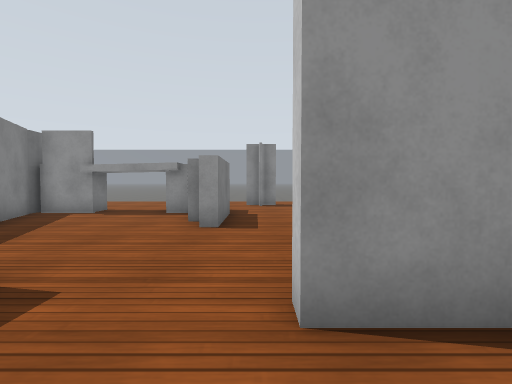
View 1 (above)

22 first-person views from a walk through a world built for the Gazebo simulator. The camera is 0.94 m above the floor, tilts 2° down and sees 85° across. The floor is counted in squares, 1 m on a side. Each view is taken from the middle of a square. On the plan, view 1 faces up. The plan holds only what a view shows up to about 11 squares ahead; the rest is blank. Robots are left out. Simple patterns stand in for the simulator's built-in surfaces.

View 2
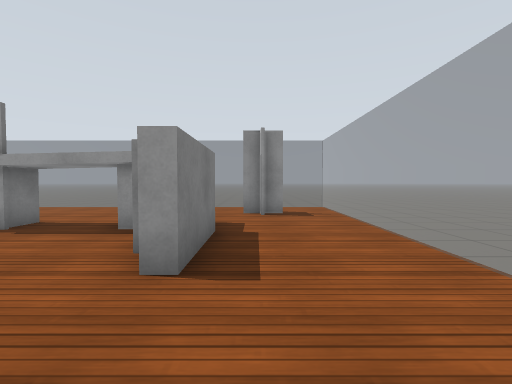

View 3
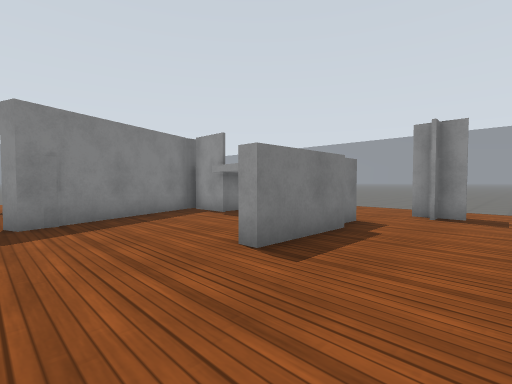

View 4
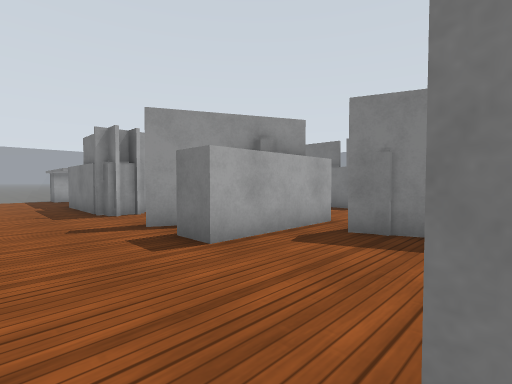

View 5
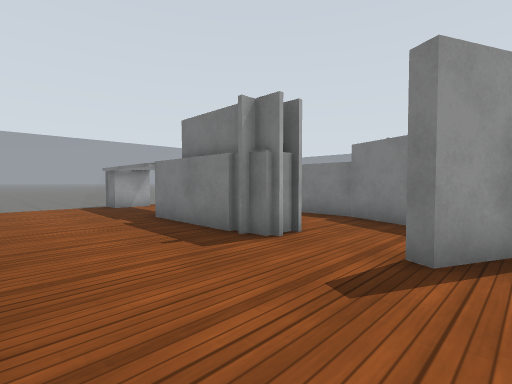

View 6
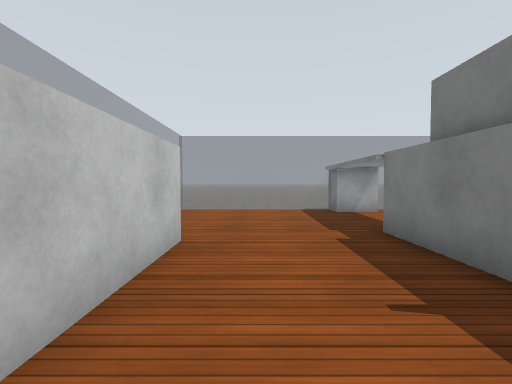

View 7
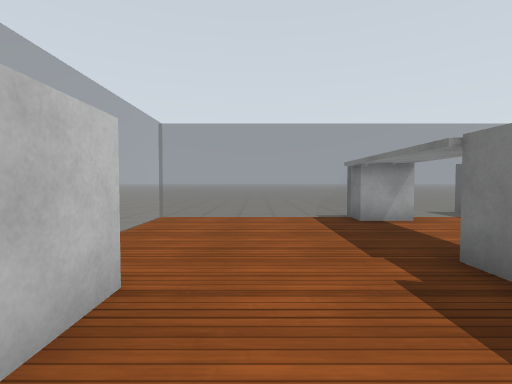

View 8
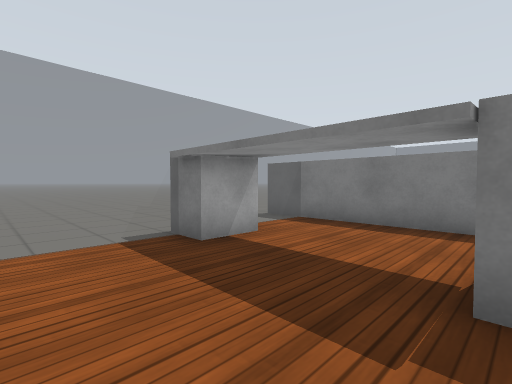

View 9
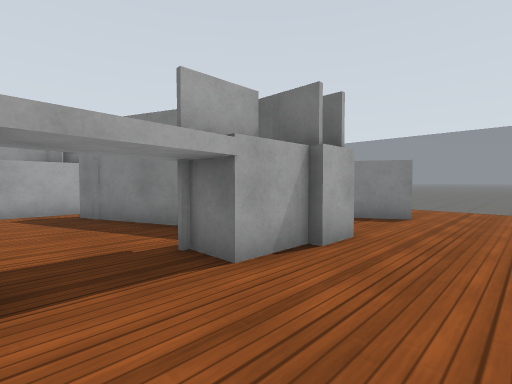

View 10
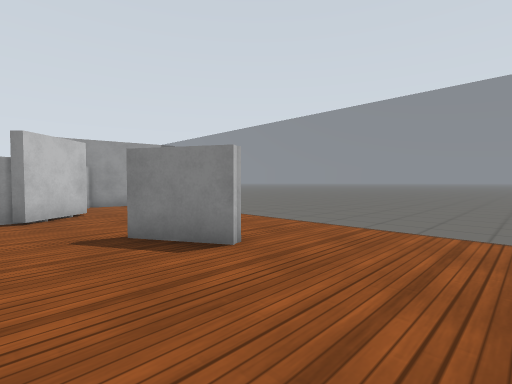

View 11
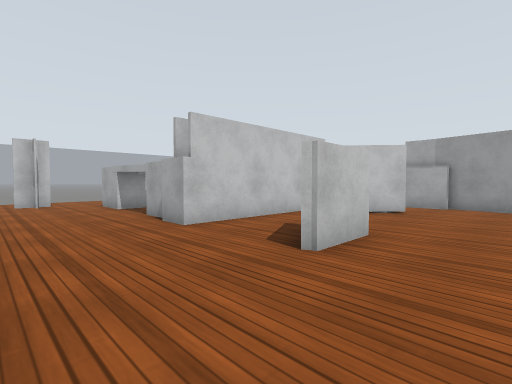

View 12
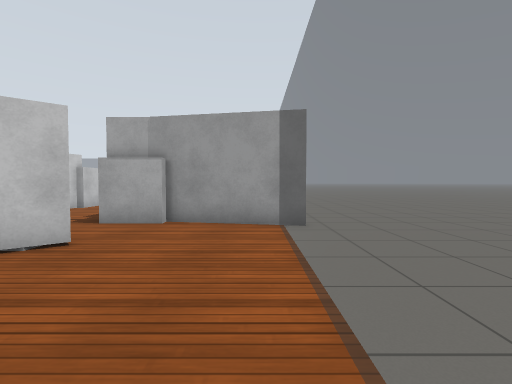

View 13
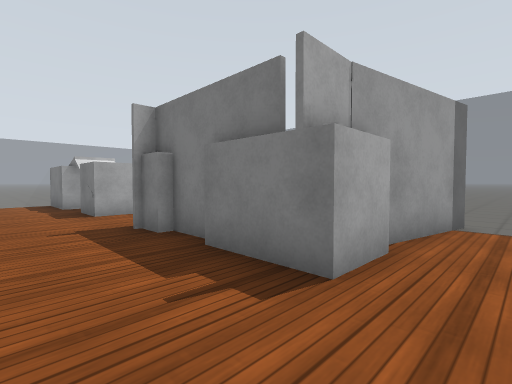

View 14
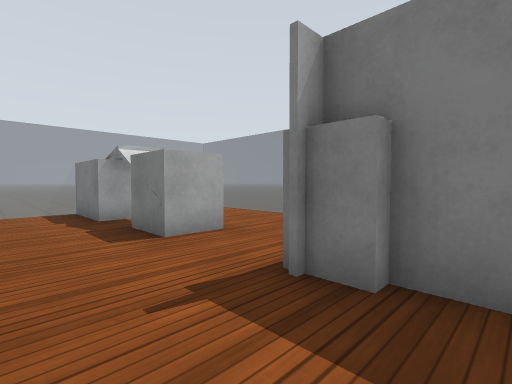

View 15
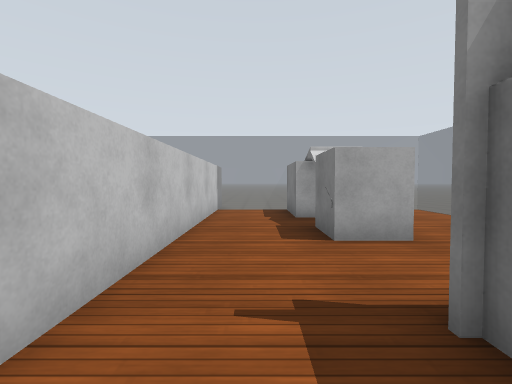

View 16
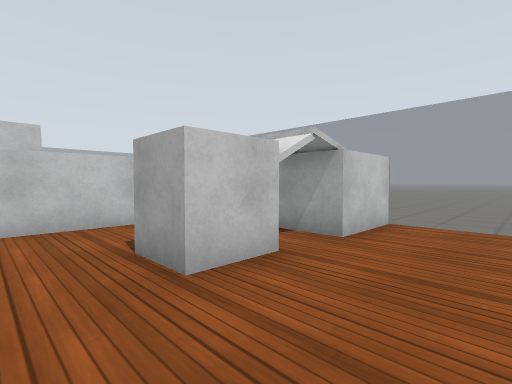

View 17
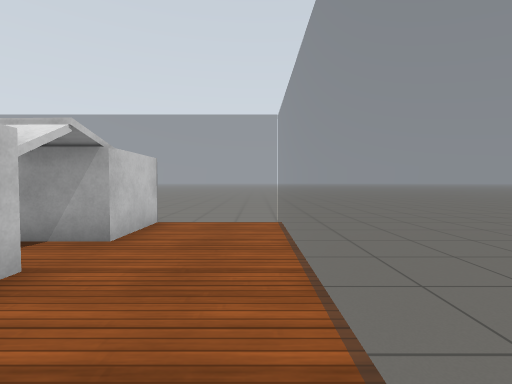

View 18
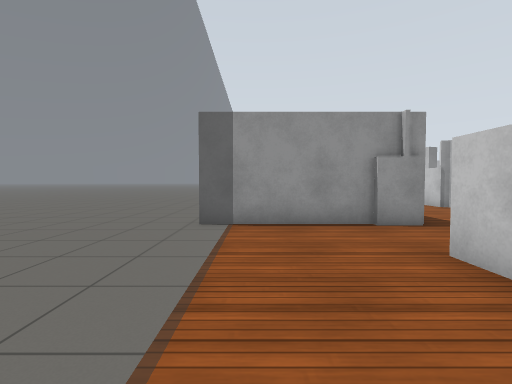

View 19
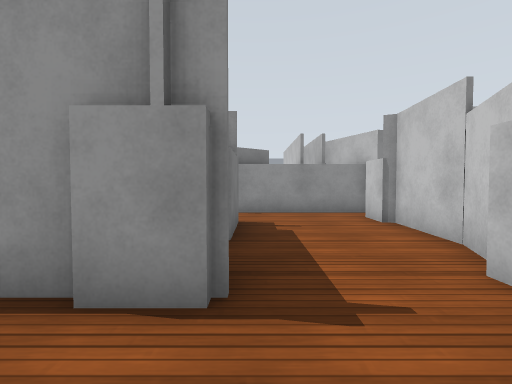

View 20
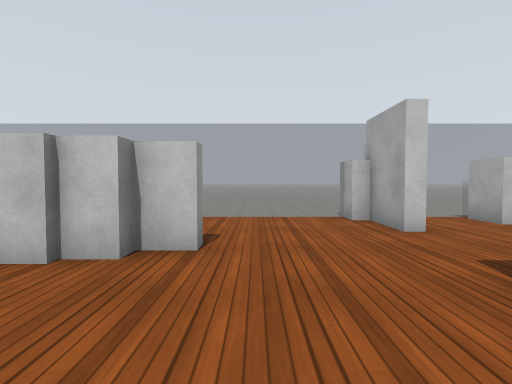

View 21
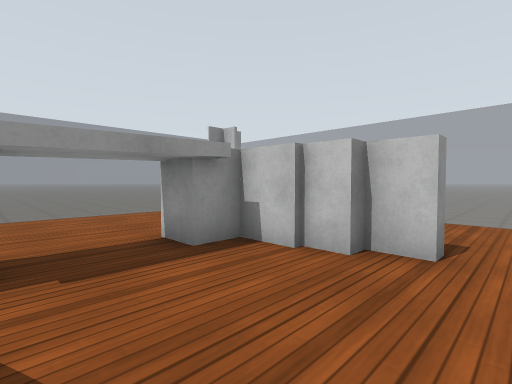

View 22
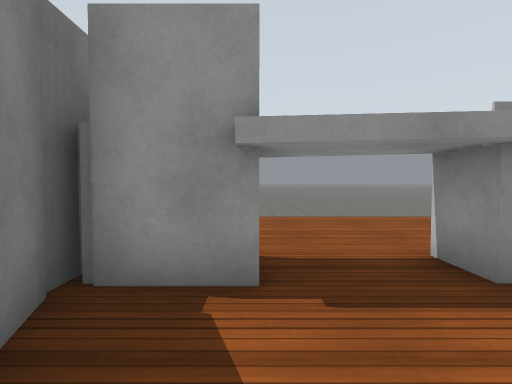

### Floor plan
Key: @ floor where view 1 was taken; # wall or solid block; x gap in a wall; . floor; = window, fence, low wall or low ledge; B white box.
Columns run from 14 left of view 1 to 3 right of it. Each row starts with its distance up from view 1.
 14       === =======.
 13  ................=
 12 =.............#..=
 11 =.............#..=
 10 =......B.........=
  9 =..##..BBBBBBB...=
  8 =..##..##BBBB#...=
  7 =......##....#...=
  6 =......##....#...=
  5 =....#.##........=
  4 =...######.......=
  3 =................=
  2 =#......####...#BB
  1   ##B...###......
  0    BB...# ##..@..=
 -1     #...#......##=
 -2     B...#..B...#
 -3 =####B..#..B...#
 -4 =.......#  B...#
 -5 =.......#  B...#
 -6 =...BB..# .B.....
 -7 =...x...#.BB.....
 -8 =...#...#.BB.....
 -9 =...BB..#.BB.....
-10 =...BB..#.BB.....=
-11 .=== ===#=BB=====.
-12 .......##. .......

Positions as (right, up) in squares from view 1, and headings:
1: (0, 0), facing up
2: (0, 3), facing up
3: (2, 3), facing up-left
4: (0, 6), facing down-left
5: (1, 1), facing down-left
6: (0, -1), facing down
7: (0, -3), facing down
8: (0, -6), facing down-left
9: (-3, 12), facing down-left
10: (-8, 13), facing down-left
11: (-13, 13), facing down-right
12: (-13, 8), facing down
13: (-7, 3), facing down-left
14: (-7, -1), facing down-left
15: (-8, -1), facing down
16: (-13, -4), facing down-right
17: (-13, -4), facing down
18: (-13, -9), facing up
19: (-9, -5), facing up
20: (-5, 5), facing right
21: (-5, 5), facing up-right
22: (-5, 6), facing up
